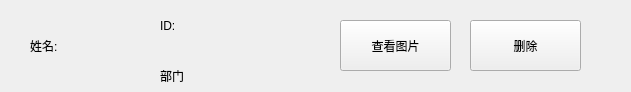
<?xml version="1.0" encoding="UTF-8"?>
<ui version="4.0">
 <class>personclass</class>
 <widget class="QWidget" name="personclass">
  <property name="geometry">
   <rect>
    <x>0</x>
    <y>0</y>
    <width>631</width>
    <height>92</height>
   </rect>
  </property>
  <property name="windowTitle">
   <string>Form</string>
  </property>
  <widget class="QLabel" name="label">
   <property name="geometry">
    <rect>
     <x>30</x>
     <y>20</y>
     <width>221</width>
     <height>51</height>
    </rect>
   </property>
   <property name="text">
    <string>姓名:</string>
   </property>
   <property name="scaledContents">
    <bool>false</bool>
   </property>
  </widget>
  <widget class="QLabel" name="label_2">
   <property name="geometry">
    <rect>
     <x>160</x>
     <y>20</y>
     <width>54</width>
     <height>12</height>
    </rect>
   </property>
   <property name="text">
    <string>ID:</string>
   </property>
  </widget>
  <widget class="QLabel" name="label_3">
   <property name="geometry">
    <rect>
     <x>160</x>
     <y>70</y>
     <width>54</width>
     <height>12</height>
    </rect>
   </property>
   <property name="text">
    <string>部门</string>
   </property>
  </widget>
  <widget class="QPushButton" name="pushButton">
   <property name="geometry">
    <rect>
     <x>340</x>
     <y>20</y>
     <width>111</width>
     <height>51</height>
    </rect>
   </property>
   <property name="text">
    <string>查看图片</string>
   </property>
  </widget>
  <widget class="QPushButton" name="pushButton_2">
   <property name="geometry">
    <rect>
     <x>470</x>
     <y>20</y>
     <width>111</width>
     <height>51</height>
    </rect>
   </property>
   <property name="text">
    <string>删除</string>
   </property>
  </widget>
 </widget>
 <resources/>
 <connections/>
</ui>
